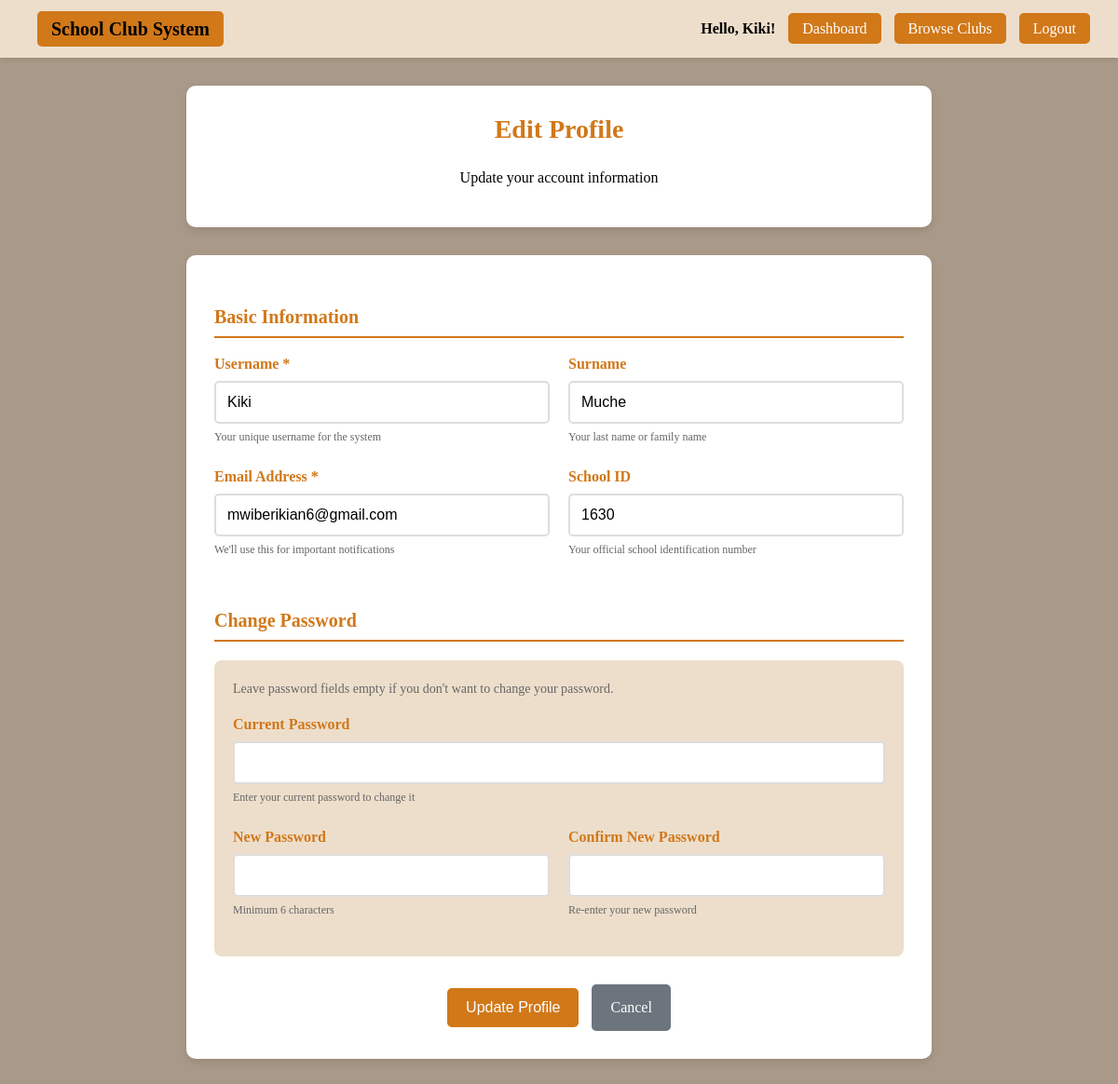
Screenshot of /profile.php (signed in) with the database file from the repository.
### tables this page shows
CREATE TABLE `users` (
  `id` int(11) NOT NULL,
  `username` varchar(50) NOT NULL,
  `surname` varchar(100) DEFAULT NULL,
  `email` varchar(100) NOT NULL,
  `school_id` varchar(50) NOT NULL,
  `password` varchar(255) NOT NULL,
  `role` enum('student','club_manager','admin') DEFAULT 'student',
  `created_at` timestamp NOT NULL DEFAULT current_timestamp()
);

### profile.php (the view, shortened to what this page needs)
<?php
$conn = new mysqli("localhost", "root", "", "ics_project");
$user_id = $_SESSION['user_id'];
$profile_stmt = $conn->prepare("SELECT username, surname, email, school_id, role FROM users WHERE id = ?");
$profile_stmt->bind_param("i", $user_id);
$profile_stmt->execute();
$profile_result = $profile_stmt->get_result();
$user_profile = $profile_result->fetch_assoc();
?>
<!DOCTYPE html>
<html>
<head>
</head>
<body>
<div class="navbar">
    <div class="logo">
        <a href="home.php" style="color: black; text-decoration: none;">School Club System</a>
    </div>
    <div>
        <span style="color:black; font-weight:bold;">Hello, <?php echo htmlspecialchars($user_profile['username']); ?>!</span>
        <a href="student_dashboard.php">Dashboard</a>
        <a href="home.php">Browse Clubs</a>
        <a href="logout.php">Logout</a>
    </div>
</div>
<div class="container">
    <div class="profile-header">
        <h1>Edit Profile</h1>
        <p>Update your account information</p>
    </div>
    <div class="form-container">
        <form method="POST" action="">
            <div class="form-section">
                <h3 class="section-title">Basic Information</h3>
                <div class="form-row">
                    <div class="form-group">
                        <label for="username">Username *</label>
                        <input type="text" id="username" name="username" value="<?php echo htmlspecialchars($user_profile['username']); ?>" required>
                        <small>Your unique username for the system</small>
                    </div>
                    <div class="form-group">
                        <label for="surname">Surname</label>
                        <input type="text" id="surname" name="surname" value="<?php echo htmlspecialchars($user_profile['surname'] ?? ''); ?>">
                        <small>Your last name or family name</small>
                    </div>
                </div>
                <div class="form-row">
                    <div class="form-group">
                        <label for="email">Email Address *</label>
                        <input type="email" id="email" name="email" value="<?php echo htmlspecialchars($user_profile['email']); ?>" required>
                        <small>We'll use this for important notifications</small>
                    </div>
                    <div class="form-group">
                        <label for="school_id">School ID</label>
                        <input type="text" id="school_id" name="school_id" value="<?php echo htmlspecialchars($user_profile['school_id'] ?? ''); ?>">
                        <small>Your official school identification number</small>
                    </div>
                </div>
            </div>
            <div class="form-section">
                <h3 class="section-title">Change Password</h3>
                <div class="password-section">
                    <p style="margin-top: 0; color: #666; font-size: 14px;">
                        Leave password fields empty if you don't want to change your password.
                    </p>
                    <div class="form-group">
                        <label for="current_password">Current Password</label>
                        <input type="password" id="current_password" name="current_password">
                        <small>Enter your current password to change it</small>
                    </div>
                    <div class="form-row">
                        <div class="form-group">
                            <label for="new_password">New Password</label>
                            <input type="password" id="new_password" name="new_password">
                            <small>Minimum 6 characters</small>
                        </div>
                        <div class="form-group">
                            <label for="confirm_password">Confirm New Password</label>
                            <input type="password" id="confirm_password" name="confirm_password">
                            <small>Re-enter your new password</small>
                        </div>
                    </div>
                </div>
            </div>
            <div style="text-align: center; margin-top: 30px;">
                <button type="submit" class="btn">Update Profile</button>
                <a href="student_dashboard.php" class="btn-secondary">Cancel</a>
            </div>
        </form>
    </div>
</div>
</body>
</html>

### profile.php (style rules this page uses)
body { font-family: 'Times New Roman', Times, serif; margin: 0; padding: 0; background-color: rgb(169, 153, 136); line-height: 1.6; }
.navbar { background-color: rgb(237, 222, 203); padding: 15px 30px; display: flex; justify-content: space-between; align-items: center; box-shadow: 0 2px 5px rgba(0,0,0,0.1); }
.navbar .logo { font-size: 20px; font-weight: bold; color: black; }
.navbar a { background-color: rgb(209, 120, 25); color: #fff; padding: 8px 15px; text-decoration: none; border-radius: 5px; margin-left: 10px; transition: background-color 0.3s ease, transform 0.3s ease; }
.container { padding: 30px; max-width: 800px; margin: 0 auto; }
.profile-header { background-color: #fff; padding: 25px; border-radius: 10px; margin-bottom: 30px; box-shadow: 0 4px 8px rgba(0,0,0,0.1); text-align: center; }
.profile-header h1 { color: rgb(209, 120, 25); margin: 0; font-size: 28px; }
.form-container { background-color: #fff; padding: 30px; border-radius: 10px; box-shadow: 0 4px 8px rgba(0,0,0,0.1); }
.form-section { margin-bottom: 30px; }
.section-title { color: rgb(209, 120, 25); font-size: 20px; margin-bottom: 15px; border-bottom: 2px solid rgb(209, 120, 25); padding-bottom: 5px; }
.form-group { margin-bottom: 20px; }
.form-group label { display: block; margin-bottom: 5px; font-weight: bold; color: rgb(209, 120, 25); }
.form-group input { width: 100%; padding: 12px; border: 2px solid #ddd; border-radius: 5px; font-size: 16px; box-sizing: border-box; transition: border-color 0.3s ease; }
.form-group small { color: #666; font-size: 12px; display: block; margin-top: 5px; }
.btn { background-color: rgb(209, 120, 25); color: white; padding: 12px 20px; border: none; border-radius: 5px; font-size: 16px; cursor: pointer; transition: background-color 0.3s ease; margin-right: 10px; }
.btn-secondary { background-color: #6c757d; color: white; padding: 12px 20px; border: none; border-radius: 5px; font-size: 16px; cursor: pointer; text-decoration: none; display: inline-block; transition: background-color 0.3s ease; }
.password-section { background-color: rgb(237, 222, 203); padding: 20px; border-radius: 8px; margin-top: 20px; }
.form-row { display: grid; grid-template-columns: 1fr 1fr; gap: 20px; }

### rows the page displays
users: username "Kiki", surname "Muche", email "mwiberikian6@gmail.com", school_id "1630"
